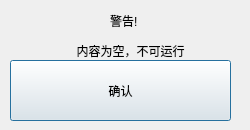
<?xml version="1.0" encoding="UTF-8"?>
<ui version="4.0">
 <class>Dialog</class>
 <widget class="QDialog" name="Dialog">
  <property name="geometry">
   <rect>
    <x>0</x>
    <y>0</y>
    <width>250</width>
    <height>130</height>
   </rect>
  </property>
  <property name="windowTitle">
   <string>Dialog</string>
  </property>
  <widget class="QPushButton" name="pushButton">
   <property name="geometry">
    <rect>
     <x>10</x>
     <y>60</y>
     <width>221</width>
     <height>61</height>
    </rect>
   </property>
   <property name="text">
    <string>确认</string>
   </property>
  </widget>
  <widget class="QLabel" name="label">
   <property name="geometry">
    <rect>
     <x>110</x>
     <y>10</y>
     <width>31</width>
     <height>21</height>
    </rect>
   </property>
   <property name="text">
    <string>警告!</string>
   </property>
  </widget>
  <widget class="QLabel" name="label_2">
   <property name="geometry">
    <rect>
     <x>70</x>
     <y>30</y>
     <width>131</width>
     <height>41</height>
    </rect>
   </property>
   <property name="text">
    <string>  内容为空，不可运行</string>
   </property>
  </widget>
 </widget>
 <resources/>
 <connections/>
</ui>
